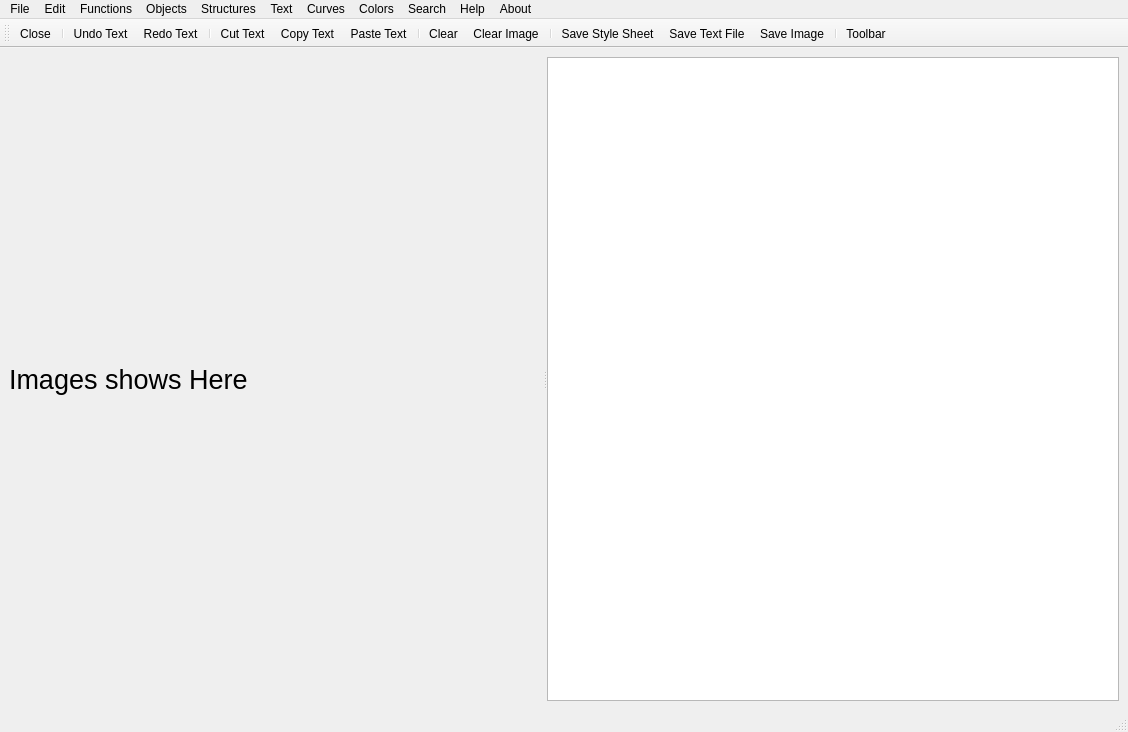
<?xml version="1.0" encoding="UTF-8"?>
<ui version="4.0">
 <class>MainWindow</class>
 <widget class="QMainWindow" name="MainWindow">
  <property name="geometry">
   <rect>
    <x>0</x>
    <y>0</y>
    <width>1128</width>
    <height>732</height>
   </rect>
  </property>
  <property name="windowTitle">
   <string>MainWindow</string>
  </property>
  <widget class="QWidget" name="centralwidget">
   <layout class="QGridLayout" name="gridLayout">
    <item row="0" column="0">
     <widget class="QSplitter" name="splitter">
      <property name="orientation">
       <enum>Qt::Horizontal</enum>
      </property>
      <widget class="QLabel" name="label">
       <property name="enabled">
        <bool>true</bool>
       </property>
       <property name="font">
        <font>
         <pointsize>20</pointsize>
        </font>
       </property>
       <property name="autoFillBackground">
        <bool>false</bool>
       </property>
       <property name="text">
        <string>Images shows Here</string>
       </property>
       <property name="scaledContents">
        <bool>true</bool>
       </property>
       <property name="alignment">
        <set>Qt::AlignJustify|Qt::AlignVCenter</set>
       </property>
      </widget>
      <widget class="QTextEdit" name="textEdit"/>
     </widget>
    </item>
   </layout>
  </widget>
  <widget class="QMenuBar" name="menubar">
   <property name="geometry">
    <rect>
     <x>0</x>
     <y>0</y>
     <width>1128</width>
     <height>26</height>
    </rect>
   </property>
   <widget class="QMenu" name="menuFile">
    <property name="title">
     <string>File</string>
    </property>
    <addaction name="actionOpen_Style_Sheet"/>
    <addaction name="actionTemplate"/>
    <addaction name="actionSamples"/>
    <addaction name="separator"/>
    <addaction name="actionClose"/>
    <addaction name="actionSave_Style_Sheet"/>
   </widget>
   <widget class="QMenu" name="menuEdit">
    <property name="title">
     <string>Edit</string>
    </property>
    <addaction name="actionSelect_All"/>
    <addaction name="actionInsert_File"/>
    <addaction name="actionSave_Edit_File"/>
    <addaction name="actionSave_Image"/>
    <addaction name="separator"/>
    <addaction name="actionClear"/>
    <addaction name="actionClear_Image"/>
    <addaction name="separator"/>
    <addaction name="actionToolbar"/>
   </widget>
   <widget class="QMenu" name="menuFunctions">
    <property name="title">
     <string>Functions</string>
    </property>
    <addaction name="actionUndo_Text"/>
    <addaction name="actionRedo_Text"/>
    <addaction name="separator"/>
    <addaction name="separator"/>
    <addaction name="actionCut_Text"/>
    <addaction name="actionCopy_Text"/>
    <addaction name="actionPaste"/>
   </widget>
   <widget class="QMenu" name="menuAbout">
    <property name="title">
     <string>About</string>
    </property>
    <addaction name="actionAbout_Software"/>
    <addaction name="actionAbout_Qt"/>
   </widget>
   <widget class="QMenu" name="menuObjects">
    <property name="title">
     <string>Objects</string>
    </property>
   </widget>
   <widget class="QMenu" name="menuStructures">
    <property name="title">
     <string>Structures</string>
    </property>
   </widget>
   <widget class="QMenu" name="menuText">
    <property name="title">
     <string>Text</string>
    </property>
   </widget>
   <widget class="QMenu" name="menuCurves">
    <property name="title">
     <string>Curves</string>
    </property>
   </widget>
   <widget class="QMenu" name="menuColors">
    <property name="title">
     <string>Colors</string>
    </property>
   </widget>
   <widget class="QMenu" name="menuSearch">
    <property name="title">
     <string>Search</string>
    </property>
   </widget>
   <widget class="QMenu" name="menuHelp">
    <property name="title">
     <string>Help</string>
    </property>
   </widget>
   <addaction name="menuFile"/>
   <addaction name="menuEdit"/>
   <addaction name="menuFunctions"/>
   <addaction name="menuObjects"/>
   <addaction name="menuStructures"/>
   <addaction name="menuText"/>
   <addaction name="menuCurves"/>
   <addaction name="menuColors"/>
   <addaction name="menuSearch"/>
   <addaction name="menuHelp"/>
   <addaction name="menuAbout"/>
  </widget>
  <widget class="QStatusBar" name="statusbar"/>
  <widget class="QToolBar" name="toolBar">
   <property name="windowTitle">
    <string>toolBar</string>
   </property>
   <attribute name="toolBarArea">
    <enum>TopToolBarArea</enum>
   </attribute>
   <attribute name="toolBarBreak">
    <bool>false</bool>
   </attribute>
   <addaction name="actionClose"/>
   <addaction name="separator"/>
   <addaction name="actionUndo_Text"/>
   <addaction name="actionRedo_Text"/>
   <addaction name="separator"/>
   <addaction name="actionCut_Text"/>
   <addaction name="actionCopy_Text"/>
   <addaction name="actionPaste"/>
   <addaction name="separator"/>
   <addaction name="actionClear"/>
   <addaction name="actionClear_Image"/>
   <addaction name="separator"/>
   <addaction name="actionSave_Style_Sheet"/>
   <addaction name="actionSave_Edit_File"/>
   <addaction name="actionSave_Image"/>
   <addaction name="separator"/>
   <addaction name="actionToolbar"/>
  </widget>
  <action name="actionOpen_Style_Sheet">
   <property name="icon">
    <iconset resource="Resource.qrc">
     <normaloff>:/images/Open Style Sheet.png</normaloff>:/images/Open Style Sheet.png</iconset>
   </property>
   <property name="text">
    <string>Open Style Sheet</string>
   </property>
  </action>
  <action name="actionTemplate">
   <property name="icon">
    <iconset resource="Resource.qrc">
     <normaloff>:/images/Template.png</normaloff>:/images/Template.png</iconset>
   </property>
   <property name="text">
    <string>Template</string>
   </property>
  </action>
  <action name="actionSamples">
   <property name="icon">
    <iconset resource="Resource.qrc">
     <normaloff>:/images/Samples.png</normaloff>:/images/Samples.png</iconset>
   </property>
   <property name="text">
    <string>Samples</string>
   </property>
  </action>
  <action name="actionClose">
   <property name="icon">
    <iconset resource="Resource.qrc">
     <normaloff>:/images/quitIcon.png</normaloff>:/images/quitIcon.png</iconset>
   </property>
   <property name="text">
    <string>Close</string>
   </property>
  </action>
  <action name="actionSave_Style_Sheet">
   <property name="icon">
    <iconset resource="Resource.qrc">
     <normaloff>:/images/Save Style Sheet.png</normaloff>:/images/Save Style Sheet.png</iconset>
   </property>
   <property name="text">
    <string>Save Style Sheet</string>
   </property>
  </action>
  <action name="actionSelect_All">
   <property name="icon">
    <iconset resource="Resource.qrc">
     <normaloff>:/images/icons8-select-all-64.png</normaloff>:/images/icons8-select-all-64.png</iconset>
   </property>
   <property name="text">
    <string>Select All</string>
   </property>
  </action>
  <action name="actionInsert_File">
   <property name="icon">
    <iconset resource="Resource.qrc">
     <normaloff>:/images/Insert.png</normaloff>:/images/Insert.png</iconset>
   </property>
   <property name="text">
    <string>Insert File</string>
   </property>
  </action>
  <action name="actionToolbar">
   <property name="icon">
    <iconset resource="Resource.qrc">
     <normaloff>:/images/Toolbar.png</normaloff>:/images/Toolbar.png</iconset>
   </property>
   <property name="text">
    <string>Toolbar</string>
   </property>
  </action>
  <action name="actionClear">
   <property name="icon">
    <iconset resource="Resource.qrc">
     <normaloff>:/images/Clear.png</normaloff>:/images/Clear.png</iconset>
   </property>
   <property name="text">
    <string>Clear</string>
   </property>
  </action>
  <action name="actionClear_Image">
   <property name="icon">
    <iconset resource="Resource.qrc">
     <normaloff>:/images/Clear Image.png</normaloff>:/images/Clear Image.png</iconset>
   </property>
   <property name="text">
    <string>Clear Image</string>
   </property>
  </action>
  <action name="actionUndo_Text">
   <property name="icon">
    <iconset resource="Resource.qrc">
     <normaloff>:/images/undoIcon.png</normaloff>:/images/undoIcon.png</iconset>
   </property>
   <property name="text">
    <string>Undo Text</string>
   </property>
  </action>
  <action name="actionRedo_Text">
   <property name="icon">
    <iconset resource="Resource.qrc">
     <normaloff>:/images/redoIcon.png</normaloff>:/images/redoIcon.png</iconset>
   </property>
   <property name="text">
    <string>Redo Text</string>
   </property>
  </action>
  <action name="actionCut_Text">
   <property name="icon">
    <iconset resource="Resource.qrc">
     <normaloff>:/images/cutIcon.png</normaloff>:/images/cutIcon.png</iconset>
   </property>
   <property name="text">
    <string>Cut Text</string>
   </property>
  </action>
  <action name="actionCopy_Text">
   <property name="icon">
    <iconset resource="Resource.qrc">
     <normaloff>:/images/copyIcon.png</normaloff>:/images/copyIcon.png</iconset>
   </property>
   <property name="text">
    <string>Copy Text</string>
   </property>
  </action>
  <action name="actionPaste">
   <property name="icon">
    <iconset resource="Resource.qrc">
     <normaloff>:/images/pasteIcon.png</normaloff>:/images/pasteIcon.png</iconset>
   </property>
   <property name="text">
    <string>Paste Text</string>
   </property>
  </action>
  <action name="actionAbout_Software">
   <property name="icon">
    <iconset resource="Resource.qrc">
     <normaloff>:/images/aboutQtIcon.png</normaloff>:/images/aboutQtIcon.png</iconset>
   </property>
   <property name="text">
    <string>About Software</string>
   </property>
  </action>
  <action name="actionAbout_Qt">
   <property name="icon">
    <iconset resource="Resource.qrc">
     <normaloff>:/images/aboutIcon.png</normaloff>:/images/aboutIcon.png</iconset>
   </property>
   <property name="text">
    <string>About Qt</string>
   </property>
  </action>
  <action name="actionSave_Edit_File">
   <property name="icon">
    <iconset resource="Resource.qrc">
     <normaloff>:/images/Save Text.png</normaloff>:/images/Save Text.png</iconset>
   </property>
   <property name="text">
    <string>Save Text File</string>
   </property>
  </action>
  <action name="actionSave_Image">
   <property name="icon">
    <iconset resource="Resource.qrc">
     <normaloff>:/images/Save Image.png</normaloff>:/images/Save Image.png</iconset>
   </property>
   <property name="text">
    <string>Save Image </string>
   </property>
  </action>
 </widget>
 <resources>
  <include location="Resource.qrc"/>
 </resources>
 <connections/>
</ui>
